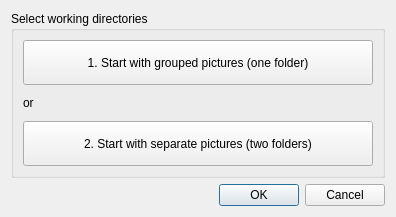
<?xml version="1.0" encoding="UTF-8"?>
<ui version="4.0">
 <class>Dialog</class>
 <widget class="QDialog" name="Dialog">
  <property name="geometry">
   <rect>
    <x>0</x>
    <y>0</y>
    <width>396</width>
    <height>217</height>
   </rect>
  </property>
  <property name="windowTitle">
   <string>Dialog</string>
  </property>
  <layout class="QGridLayout" name="gridLayout">
   <item row="0" column="0">
    <widget class="QGroupBox" name="groupBox">
     <property name="title">
      <string>Select working directories</string>
     </property>
     <layout class="QVBoxLayout" name="verticalLayout">
      <item>
       <widget class="QPushButton" name="pushButton_load">
        <property name="minimumSize">
         <size>
          <width>350</width>
          <height>45</height>
         </size>
        </property>
        <property name="maximumSize">
         <size>
          <width>350</width>
          <height>16777215</height>
         </size>
        </property>
        <property name="text">
         <string>1. Start with grouped pictures (one folder)</string>
        </property>
       </widget>
      </item>
      <item>
       <widget class="QLabel" name="label">
        <property name="text">
         <string>or</string>
        </property>
       </widget>
      </item>
      <item>
       <widget class="QPushButton" name="pushButton_load_2">
        <property name="minimumSize">
         <size>
          <width>350</width>
          <height>45</height>
         </size>
        </property>
        <property name="maximumSize">
         <size>
          <width>350</width>
          <height>16777215</height>
         </size>
        </property>
        <property name="text">
         <string>2. Start with separate pictures (two folders)</string>
        </property>
       </widget>
      </item>
     </layout>
    </widget>
   </item>
   <item row="1" column="0">
    <widget class="QDialogButtonBox" name="buttonBox">
     <property name="orientation">
      <enum>Qt::Horizontal</enum>
     </property>
     <property name="standardButtons">
      <set>QDialogButtonBox::Cancel|QDialogButtonBox::Ok</set>
     </property>
    </widget>
   </item>
  </layout>
 </widget>
 <resources/>
 <connections>
  <connection>
   <sender>buttonBox</sender>
   <signal>accepted()</signal>
   <receiver>Dialog</receiver>
   <slot>accept()</slot>
   <hints>
    <hint type="sourcelabel">
     <x>248</x>
     <y>254</y>
    </hint>
    <hint type="destinationlabel">
     <x>157</x>
     <y>274</y>
    </hint>
   </hints>
  </connection>
  <connection>
   <sender>buttonBox</sender>
   <signal>rejected()</signal>
   <receiver>Dialog</receiver>
   <slot>reject()</slot>
   <hints>
    <hint type="sourcelabel">
     <x>316</x>
     <y>260</y>
    </hint>
    <hint type="destinationlabel">
     <x>286</x>
     <y>274</y>
    </hint>
   </hints>
  </connection>
 </connections>
</ui>
